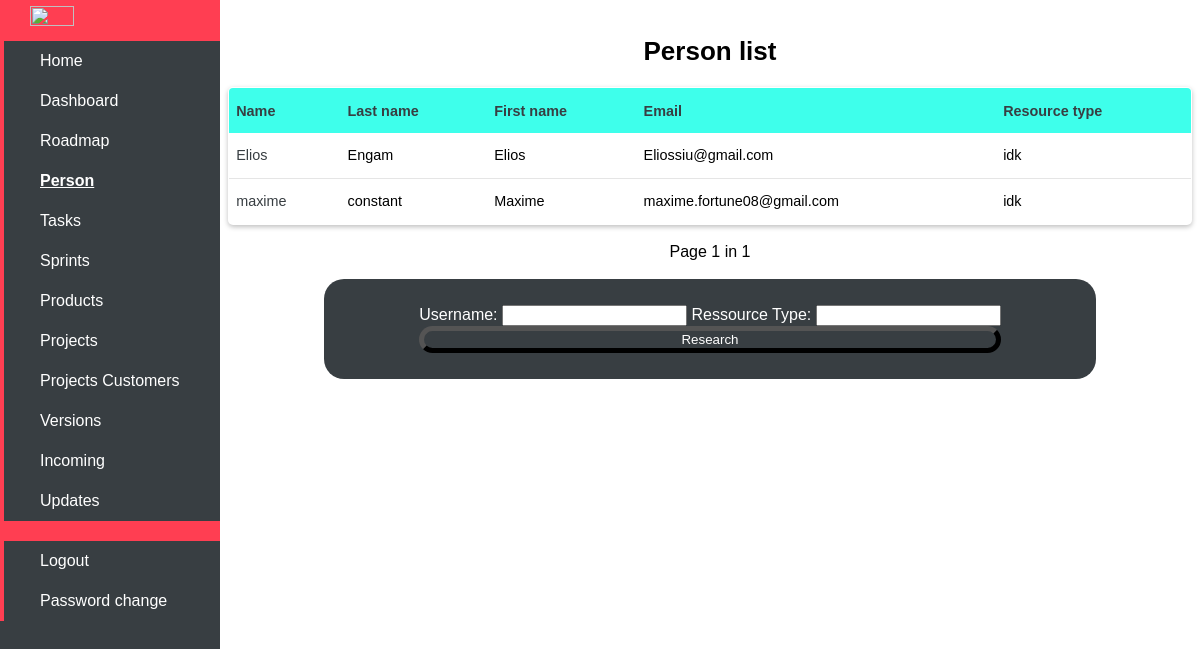
/workload/personnes (signed in), run on the app's committed database.
### workloadApp/models/personnes.py (models this page shows, shortened)
class Personnes(models.Model):
    date_update = models.DateTimeField(verbose_name='Update datetime', auto_now=True)
    name = models.CharField(verbose_name='Jira Name', max_length=50)
    last_name = models.CharField(verbose_name='Last name', max_length=50, default='')
    first_name = models.CharField(verbose_name='First Name', max_length=50, default='')
    email = models.CharField(verbose_name='Email', max_length=2000)
    resource_type = models.CharField(verbose_name='Resource Type', max_length=50, default='')

### workloadApp/views/personnes.py (the view)
# urls.py: path("personnes", personnes.personne_list, name="personnes"),
@login_required
def personne_list(request):
    selected = "personnes"
    personnes_list = Personnes.objects.exclude(name="Nobody")
    for personne in personnes_list:
        if personne.name == "Nobody":
            pass
    if request.method == "POST":
        form = PersonneSearchForm(request.POST)
        if form.is_valid():
            base_url = reverse('personnes')
            query_string = urlencode(form.cleaned_data)
            url = '{}?{}'.format(base_url, query_string)
            return redirect(url)
    else:
        form = PersonneSearchForm()
        name_form = request.GET.get("name", "")
        resource_form = request.GET.get("resource_type", "")
        if name_form is not None:
            personnes_list = personnes_list.filter(name__icontains=name_form)
            form.initial['name'] = name_form
        if resource_form is not None:
            personnes_list = personnes_list.filter(resource_type__icontains=resource_form)
            form.initial['resource_type'] = resource_form
    paginator = Paginator(personnes_list.order_by('name'), 10)
    try:
        page = request.GET.get("page")
        if not page:
            page = 1
        personnes_list = paginator.page(page)
    except EmptyPage:
        personnes_list = paginator.page(paginator.num_pages())
    return render(request, "personnes/personne_list.html", locals())

### workloadApp/forms/personnes.py
class PersonneSearchForm(Form):
    name = CharField(max_length=100, required=False)
    resource_type = CharField(max_length=100, required=False)

### templates/personnes/personne_list.html (shortened to what this page needs)
{% extends "workload/base.html" %}
{% load tag %}
{% block content %}
{% load static %}
<link rel="stylesheet" href="{% static 'css/table.css' %}">
<div class="container">
    <h2 class="text-center">Person list</h2>
</div>
<table class="rwd-table">
    <thead>
    <tr scope="header">
        <th scope="col">Name</th>
        <th scope="col">Last name</th>
        <th scope="col">First name</th>
        <th scope="col">Email</th>
        <th scope="col">Resource type</th>
    </tr>
    </thead>
    <tbody>
    {% for personne in personnes_list %}
    <tr>
        <td scope="col"><a href="{% url 'detail_personne' personne.id %}">{{personne.name}}</a></td>
        <td scope="col">{{personne.last_name}}</td>
        <td scope="col">{{personne.first_name}}</td>
        <td scope="col">{{personne.email}}</td>
        <td scope="col">{{personne.resource_type}}</td>
    </tr>
    {% endfor %}
    </tbody>
</table>
<br>
<div class="text-center">
    <span class="current">
      Page {{ personnes_list.number }} in {{ personnes_list.paginator.num_pages }}
    </span>
</div>
<br>
<div>
    <form action=" {% url 'personnes' %}" method="post">
        <div class="formulaire">
            <div>
                <label for="{{ form.name.id_for_label }}">Username:</label>
                {{ form.name }}
                <label for="{{ form.resource_type.id_for_label }}">Ressource Type:</label>
                {{ form.resource_type }}
            </div>
            <button class="button" type="submit">Research
            </button>
        </div>
    </form>
</div>
{% endblock %}

### templates/workload/base.html (shortened to what this page needs)
<!DOCTYPE html>
<html lang="fr">
{% load static %}
<head>
    <link rel="stylesheet" href="{% static 'css/base.css' %}">
    <link rel="stylesheet" href="{% static 'css/home.css' %}">
    <link rel="stylesheet" href="{% static 'css/personne_form.css' %}">
</head>
<body>
<div class="sidebar-container">
    <div class="sidebar-logo">
        <img src="https://velco.tech/wp-content/uploads/2020/03/logo-velco-test-2.png">
    </div>
    <ul class="sidebar-navigation">
        <li class="{% if selected == 'home' %}active{% endif %}">
            <a href="{% url 'home' %}">
                 Home
            </a>
        </li>
        <li class="{% if selected == 'dashboard' %}active{% endif %}">
            <a href="{% url 'dashboard' %}">
                 Dashboard
            </a>
        </li>
        <li class="{% if selected == 'roadmap' %}active{% endif %}">
            <a href="{% url 'roadmap' %}">
                 Roadmap
            </a>
        </li>
        <li class="{% if selected == 'personnes' %}active{% endif %}">
            <a href="{% url 'personnes' %}">
                 Person
            </a>
        </li>
        <li class="{% if selected == 'tasks' %}active{% endif %}">
            <a href="{% url 'tasks' %}">
                 Tasks
            </a>
        </li>
        <li class="{% if selected == 'sprints' %}active{% endif %}">
            <a href="{% url 'sprints' %}">
                 Sprints
            </a>
        </li>
        <li class="{% if selected == 'products' %}active{% endif %}">
            <a href="{% url 'products' %}">
                 Products
            </a>
        </li>
        <li class="{% if selected == 'projects' %}active{% endif %}">
            <a href="{% url 'projects' %}">
                 Projects
            </a>
        </li>
        <li class="{% if selected == 'projects_customers' %}active{% endif %}">
            <a href="{% url 'projects_customers' %}">
                 Projects Customers
            </a>
        </li>
        <li class="{% if selected == 'versions' %}active{% endif %}">
            <a href="{% url 'versions' %}">
                 Versions
            </a>
        </li>
        <li class="{% if selected == 'incoming' %}active{% endif %}">
            <a href="{% url 'incoming' %}">
                 Incoming
            </a>
        </li>
        <li class="{% if selected == 'updates' %}active{% endif %}">
            <a href="{% url 'updates' %}">
                 Updates
            </a>
        </li>
        <div class="sidebar-logo">
        </div>
        <li class="{% if selected == 'logout' %}active{% endif %}">
            <a href="{% url 'logout' %}">
                 Logout
            </a>
        </li>
        <li class="{% if selected == 'password_change' %}active{% endif %}">
            <a href="{% url 'password_change' %}">
                 Password change
            </a>
        </li>
    </ul>
</div>
<div class="content-container">
    {% block content %}
    {% endblock %}
</div>
</body>
</html>

### workloadApp/static/css/base.css (style rules this page uses)
body { font-family: 'Work Sans', sans-serif; }
.sidebar-container { position: fixed; width: 220px; height: 100%; left: 0; overflow-x: hidden; overflow-y: auto; background: #383E42; color: #fff; }
.content-container { padding-top: 20px; margin-top:-1%; }
.sidebar-logo { padding: 10px 15px 10px 30px; font-size: 20px; background-color: #ff3e52; }
.sidebar-navigation { padding: 0; margin: 0; list-style-type: none; position: relative; }
.sidebar-navigation li { background-color: transparent; position: relative; display: inline-block; width: 100%; line-height: 20px; }
.sidebar-navigation li a { padding: 10px 15px 10px 30px; display: block; color: #fff; }
.sidebar-navigation li::before { background-color: #ff3e52; position: absolute; content: ''; height: 100%; left: 0; top: 0; -webkit-transition: width 0.2s ease-in; transition: width 0.2s ease-in; width: 4px; z-index: -1; }
.content-container { padding-left: 220px; }
.active { font-weight: bold; text-decoration: underline; }
.text-center { text-align: center; }
a { text-decoration: none; color: black; }
img { width: 50%; height: 30%; }

### workloadApp/static/css/personne_form.css (style rules this page uses)
.button { border-radius:30px; background-color:#383E42; color:white; display:flex; justify-content:center; border-width:thick; }
.formulaire { margin-left:10%; background:#383E42; display:flex; flex-flow:column wrap; align-content:center; justify-content:center; color:#fff; width:80%; height:100px; border-radius:20px; }

### workloadApp/static/css/table.css (style rules this page uses)
body { background: #fff }
table { border: 1px #a39485 solid; font-size: .9em; box-shadow: 0 2px 5px rgba(0,0,0,.25); width: 100%; border-collapse: collapse; border-radius: 5px; overflow: hidden; }
th { text-align: left; }
thead { font-weight: bold; color: #383E42; background: #3effeb; }
td, th { padding: 1em .5em; vertical-align: middle; }
td { border-bottom: 1px solid rgba(0,0,0,.1); background: #fff; }
a { color: #383E42; }

### data on the page
Personnes: name "Elios", last_name "Engam", first_name "Elios", email "Eliossiu@gmail.com", resource_type "idk"
Personnes: name "maxime", last_name "constant", first_name "Maxime", email "maxime.fortune08@gmail.com", resource_type "idk"

### other printed values
{{ personnes_list.number }} "1"
{{ personnes_list.paginator.num_pages }} "1"
